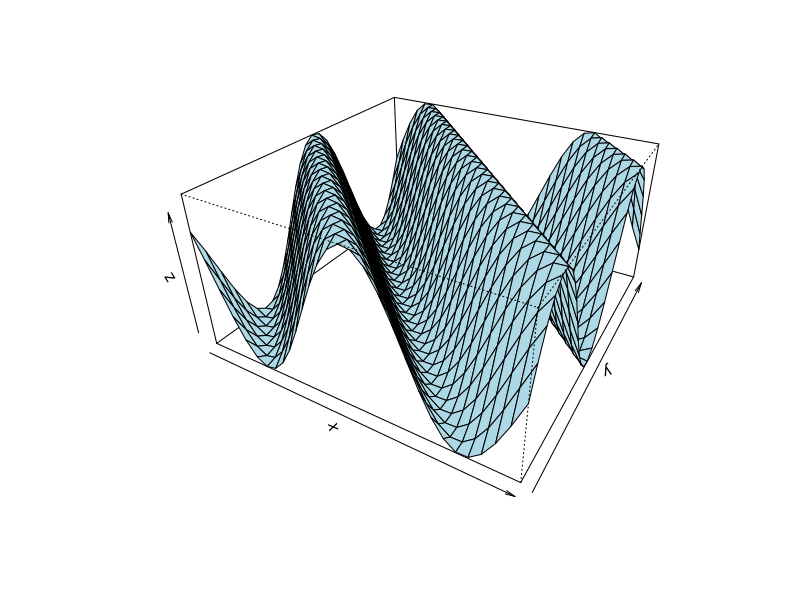

Recreate this plot in R.
 # (1) The Obligatory Mathematical surface.
 #     Rotated sinc function.

x <- seq(-10, 10, length= 30)

y <- x

f <- function(x, y) { r <- (x+y); 5 * sin(r/2) }

z <- outer(x, y, f)

z[is.na(z)] <- 1

op <- par(bg = "white")

persp(x, y, z, theta = 30, phi = 30, expand = 0.5, col = "lightblue")